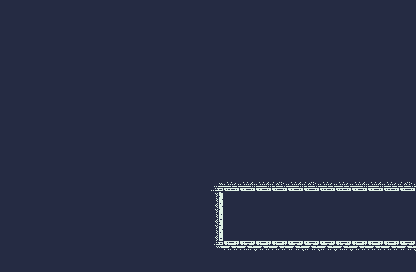

A 2D game scene composited from a Tiled map and its tileset images. What follows is a short description and the map's XML, with every tile layer's data as written:
An orthogonal 26x17 tile map with 16x16 px tiles, 2 tile layers (Background, Walls) and 15 objects.

<map version="1.4" tiledversion="1.4.3" orientation="orthogonal" renderorder="right-down" width="26" height="17" tilewidth="16" tileheight="16" infinite="0" backgroundcolor="#9e9e9e" nextlayerid="8" nextobjectid="49">
 <editorsettings>
  <export target="Level2.tmx" format="tmx" />
 </editorsettings>
 <tileset firstgid="1" source="Dow_TileSet.tsx" />
 <layer id="2" name="Background" width="26" height="17">
  <data encoding="csv">
1,1,1,1,1,1,1,1,1,1,1,1,1,1,1,1,1,1,1,1,1,1,1,1,1,1,
1,1,1,1,1,1,1,1,1,1,1,1,1,1,1,1,1,1,1,1,1,1,1,1,1,1,
1,1,1,1,1,1,1,1,1,1,1,1,1,1,1,1,1,1,1,1,1,1,1,1,1,1,
1,1,1,1,1,1,1,1,1,1,1,1,1,1,1,1,1,1,1,1,1,1,1,1,1,1,
1,1,1,1,1,1,1,1,1,1,1,1,1,1,1,1,1,1,1,1,1,1,1,1,1,1,
1,1,1,1,1,1,1,1,1,1,1,1,1,1,1,1,1,1,1,1,1,1,1,1,1,1,
1,1,1,1,1,1,1,1,1,1,1,1,1,1,1,1,1,1,1,1,1,1,1,1,1,1,
1,1,1,1,1,1,1,1,1,1,1,1,1,1,1,1,1,1,1,1,1,1,1,1,1,1,
1,1,1,1,1,1,1,1,1,1,1,1,1,1,1,1,1,1,1,1,1,1,1,1,1,1,
1,1,1,1,1,1,1,1,1,1,1,1,1,1,1,1,1,1,1,1,1,1,1,1,1,1,
1,1,1,1,1,1,1,1,1,1,1,1,1,1,1,1,1,1,1,1,1,1,1,1,1,1,
1,1,1,1,1,1,1,1,1,1,1,1,1,1,1,1,1,1,1,1,1,1,1,1,1,1,
1,1,1,1,1,1,1,1,1,1,1,1,1,1,1,1,1,1,1,1,1,1,1,1,1,1,
1,1,1,1,1,1,1,1,1,1,1,1,1,1,1,1,1,1,1,1,1,1,1,1,1,1,
1,1,1,1,1,1,1,1,1,1,1,1,1,1,1,1,1,1,1,1,1,1,1,1,1,1,
1,1,1,1,1,1,1,1,1,1,1,1,1,1,1,1,1,1,1,1,1,1,1,1,1,1,
1,1,1,1,1,1,1,1,1,1,1,1,1,1,1,1,1,1,1,1,1,1,1,1,1,1
</data>
 </layer>
 <group id="7" name="Colidables">
  <layer id="1" name="Walls" width="26" height="17">
   <data encoding="csv">
232,232,232,232,232,232,232,232,232,232,232,232,232,232,232,232,232,232,232,232,232,232,232,232,232,232,
232,232,232,232,232,232,232,232,232,232,232,232,232,232,232,232,232,232,232,232,232,232,232,232,232,232,
232,232,232,232,232,232,232,232,232,232,232,232,232,232,232,232,232,232,232,232,232,232,232,232,232,232,
232,232,232,232,232,232,232,232,232,232,232,232,232,232,232,232,232,232,232,232,232,232,232,232,232,232,
232,232,232,232,232,232,232,232,232,232,232,232,232,232,232,232,232,232,232,232,232,232,232,232,232,232,
232,232,232,232,232,232,232,232,232,232,232,232,232,232,232,232,232,232,232,232,232,232,232,232,232,232,
232,232,232,232,232,232,232,232,232,232,232,232,232,232,232,232,232,232,232,232,232,232,232,232,232,232,
232,232,232,232,232,232,232,232,232,232,232,232,232,232,232,232,232,232,232,232,232,232,232,232,232,232,
232,232,232,232,232,232,232,232,232,232,232,232,232,232,232,232,232,232,232,232,232,232,232,232,232,232,
232,232,232,232,232,232,232,232,232,232,232,232,232,232,232,232,232,232,232,232,232,232,232,232,232,232,
232,232,232,232,232,232,232,232,232,232,232,232,232,232,232,232,232,232,232,232,232,232,232,232,232,232,
232,232,232,232,232,232,232,232,232,232,232,232,232,329,251,252,252,250,252,250,251,251,252,252,251,250,
232,232,232,232,232,232,232,232,232,232,232,232,232,269,0,0,0,0,0,0,0,0,0,0,0,0,
232,232,232,232,232,232,232,232,232,232,232,232,232,310,0,0,0,0,0,0,0,0,0,0,0,0,
232,232,232,232,232,232,232,232,232,232,232,232,232,349,0,0,0,0,0,0,0,0,0,0,0,0,
232,232,232,232,232,232,232,232,232,232,232,232,232,289,372,371,372,372,370,370,370,371,372,372,372,370,
232,232,232,232,232,232,232,232,232,232,232,232,232,232,232,232,232,232,232,232,232,232,232,232,232,232
</data>
  </layer>
  <objectgroup id="5" name="Collision Mask">
   <object id="34" x="0" y="240" width="144" height="32" />
   <object id="35" x="128" y="192" width="64" height="48" />
   <object id="36" x="176" y="144" width="64" height="48" />
   <object id="37" x="224" y="96" width="192" height="48" />
   <object id="38" x="272" y="144" width="144" height="48" />
   <object id="39" x="224" y="192" width="64" height="80" />
   <object id="40" x="288" y="240" width="128" height="32" />
   <object id="41" x="0" y="128" width="16" height="64" />
   <object id="42" x="0" y="64" width="32" height="64" />
   <object id="43" x="0" y="32" width="80" height="32" />
   <object id="44" x="80" y="16" width="48" height="32" />
   <object id="45" x="128" y="0" width="80" height="32" />
   <object id="46" x="208" y="0" width="176" height="16" />
   <object id="47" x="272" y="16" width="80" height="16" />
   <object id="48" x="336" y="32" width="80" height="16" />
  </objectgroup>
 </group>
</map>
